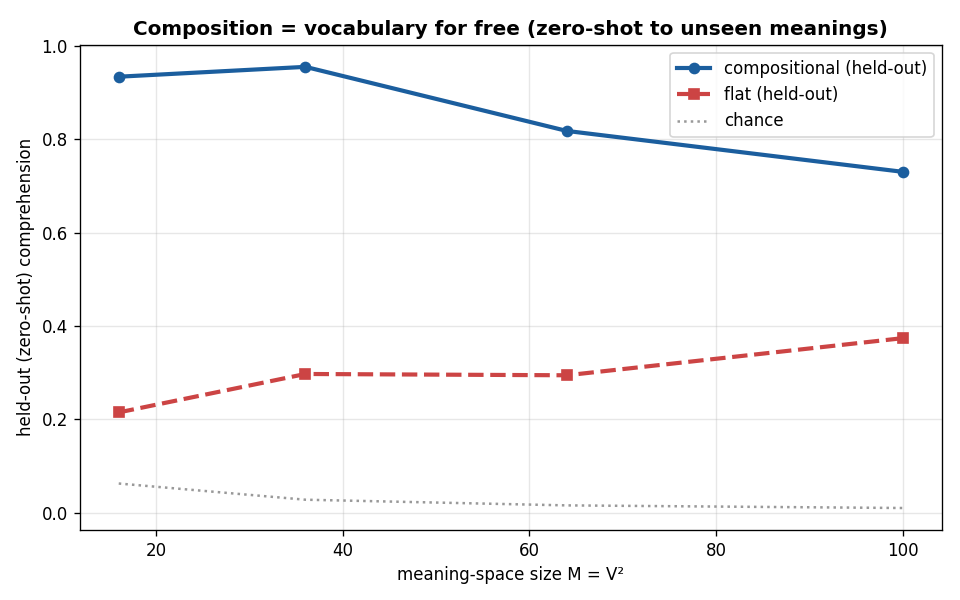

The Python source for this figure:
"""COMPOSITIONAL SCALING (#5) -- the compact-AND-decomposable representation: vocabulary for free.

Scaling synthesis: a flat lexicon needs O(M^2) to learn M meanings and can't generalize. The only rep
that is both compact and decomposable is COMPOSITION -- meanings built from a small shared set of parts.
Here meanings are COMPOSED: a meaning is (a, b) with a,b in [0,V), so M = V^2 meanings. A compositional
organism learns PER-SLOT machinery (two V x V associations, shared across all combinations); a flat
organism treats each (a,b) as an atomic symbol (M x M lookup, every combination independent).

The decisive scaling test = ZERO-SHOT: train on a SUBSET of combinations, measure comprehension on
HELD-OUT combinations never seen in training. Compositional should generalize (each slot value was
seen in *some* combo, so a new pairing is understood); flat cannot (an unseen meaning index is
untrained). And compositional params scale as O(V) per slot, not O(V^2) -- vocabulary for free.
Per-slot energy (conveying one attribute right partially helps); usage measured, never rewarded.
"""
import os, numpy as np
HERE = os.path.dirname(os.path.abspath(__file__))
P_NATIVE = 0.7
N = int(os.environ.get("CO_N", "48")); BUDGET = int(os.environ.get("CO_BUDGET", "1500"))
SEEDS = int(os.environ.get("CO_SEEDS", "3"))
VS = [int(x) for x in os.environ.get("CO_VS", "4,6,8,10").split(",")]
TRAIN_FRAC = 0.7

LOG = open(os.path.join(HERE, "compositional_scaling_results.txt"), "w")
def out(s): print(s, flush=True); LOG.write(s + "\n"); LOG.flush()
def ms(v): a = np.array(v, float); return f"{a.mean():.3f}+/-{a.std():.3f}"


def split(V, seed=0):
    rng = np.random.default_rng(1234 + seed)
    combos = np.array([(a, b) for a in range(V) for b in range(V)])
    perm = rng.permutation(len(combos)); ntr = int(TRAIN_FRAC * len(combos))
    return combos[perm[:ntr]], combos[perm[ntr:]]                 # seen, held-out


def breed(P, en, rng, mut=0.22):
    Ng = len(en); order = np.argsort(en); worst = order[:int(0.25 * Ng)]; top = order[Ng - max(2, Ng // 3):]
    for w in worst:
        pa, pb = (int(top[rng.integers(len(top))]) for _ in range(2))
        msk = rng.random(P[pa].shape) < 0.5
        P[w] = np.where(msk, P[pa], P[pb]) + rng.normal(0, mut * 0.6, P[pa].shape)


# ---- compositional organism: genome A (N,2,V,V); per-slot speak=row argmax, hear=col argmax ----
def comp_run(V, seed):
    seen, held = split(V, seed); rng = np.random.default_rng(seed); B = N * 16
    A = rng.normal(0, 0.3, (N, 2, V, V))
    for t in range(BUDGET):
        e0, e1 = A[:, 0].argmax(2), A[:, 1].argmax(2); h0, h1 = A[:, 0].argmax(1), A[:, 1].argmax(1)
        en = np.zeros(N); idx = rng.integers(len(seen), size=B); a = seen[idx, 0]; b = seen[idx, 1]
        sp = rng.integers(N, size=B); ls = rng.integers(N, size=B)
        nat = rng.random(B) < P_NATIVE; half = rng.random(B) < 0.5
        s0, s1 = e0[sp, a], e1[sp, b]
        rr = ~nat
        ok0 = (h0[ls, s0] == a) & rr; ok1 = (h1[ls, s1] == b) & rr
        np.add.at(en, sp[ok0], 1.0); np.add.at(en, ls[ok0], 1.0)
        np.add.at(en, sp[ok1], 1.0); np.add.at(en, ls[ok1], 1.0)
        nsp = nat & half                                          # native speaks identity -> resident hears
        n0 = (h0[ls, a] == a) & nsp; n1 = (h1[ls, b] == b) & nsp
        np.add.at(en, ls[n0], 1.0); np.add.at(en, ls[n1], 1.0)
        nrs = nat & ~half                                         # resident speaks -> native understands iff identity
        r0 = (e0[sp, a] == a) & nrs; r1 = (e1[sp, b] == b) & nrs
        np.add.at(en, sp[r0], 1.0); np.add.at(en, sp[r1], 1.0)
        breed(A, en, rng)
    return eval_comp(A, seen, held)


def eval_comp(A, seen, held, T=6000):
    N = len(A); e0, e1 = A[:, 0].argmax(2), A[:, 1].argmax(2); h0, h1 = A[:, 0].argmax(1), A[:, 1].argmax(1)
    def acc(combos):
        idx = np.random.default_rng(7).integers(len(combos), size=T); a = combos[idx, 0]; b = combos[idx, 1]
        sp = np.random.default_rng(8).integers(N, size=T); ls = np.random.default_rng(9).integers(N, size=T)
        a2 = h0[ls, e0[sp, a]]; b2 = h1[ls, e1[sp, b]]
        return float(np.mean((a2 == a) & (b2 == b)))             # FULL-meaning comprehension
    return acc(seen), acc(held)


# ---- flat organism: meaning is atomic index in [0,M); genome A (N,M,M) lookup ----
def flat_run(V, seed):
    seen, held = split(V, seed); M = V * V; rng = np.random.default_rng(seed); B = N * 16
    smu = seen[:, 0] * V + seen[:, 1]; hmu = held[:, 0] * V + held[:, 1]
    A = rng.normal(0, 0.3, (N, M, M))
    for t in range(BUDGET):
        emit = A.argmax(2); hear = A.argmax(1); en = np.zeros(N)
        mu = smu[rng.integers(len(smu), size=B)]; sp = rng.integers(N, size=B); ls = rng.integers(N, size=B)
        nat = rng.random(B) < P_NATIVE; half = rng.random(B) < 0.5
        rr = ~nat; s = emit[sp, mu]; ok = (hear[ls, s] == mu) & rr
        np.add.at(en, sp[ok], 1.0); np.add.at(en, ls[ok], 1.0)
        ok2 = (hear[ls, mu] == mu) & nat & half; np.add.at(en, ls[ok2], 1.0)
        ok3 = (emit[sp, mu] == mu) & nat & ~half; np.add.at(en, sp[ok3], 1.0)
        breed(A, en, rng)
    emit = A.argmax(2); hear = A.argmax(1)
    def acc(mus):
        idx = np.random.default_rng(7).integers(len(mus), size=T_); mu = mus[idx]
        sp = np.random.default_rng(8).integers(N, size=T_); ls = np.random.default_rng(9).integers(N, size=T_)
        return float(np.mean(hear[ls, emit[sp, mu]] == mu))
    T_ = 6000
    return acc(smu), acc(hmu)


if __name__ == "__main__":
    out(f"COMPOSITIONAL SCALING (#5): zero-shot to HELD-OUT combinations. pop {N}, budget {BUDGET}, "
        f"{SEEDS} seeds, train {int(TRAIN_FRAC*100)}% of V^2 combos")
    out(f"{'V':>4} {'M=V^2':>6} {'chance':>7} | {'COMPOSITIONAL seen/HELDOUT':>30} | {'FLAT seen/HELDOUT':>26}")
    out("=" * 86)
    res = {}
    for V in VS:
        cs = [comp_run(V, s) for s in range(SEEDS)]; fs = [flat_run(V, s) for s in range(SEEDS)]
        cse, che = np.mean([c[0] for c in cs]), np.mean([c[1] for c in cs])
        fse, fhe = np.mean([f[0] for f in fs]), np.mean([f[1] for f in fs])
        res[V] = (che, fhe)
        out(f"{V:>4} {V*V:>6} {1/(V*V):>7.3f} | {cse:>13.3f} /{che:>13.3f} | {fse:>12.3f} /{fhe:>11.3f}")
    out("=" * 86)
    out("READING: COMPOSITIONAL held-out >> chance and >> FLAT held-out => zero-shot generalisation:")
    out("the compositional rep understands meanings it never saw -> vocabulary scales for free.")
    for V in VS:
        out(f"  V={V}: compositional held-out {res[V][0]:.3f}  vs  flat held-out {res[V][1]:.3f}  "
            f"(chance {1/(V*V):.3f})")
    out("done"); LOG.close()

    import matplotlib; matplotlib.use("Agg"); import matplotlib.pyplot as plt
    M = [V * V for V in VS]
    plt.figure(figsize=(8, 5))
    plt.plot(M, [res[V][0] for V in VS], "o-", color="#1b5e9e", lw=2.5, label="compositional (held-out)")
    plt.plot(M, [res[V][1] for V in VS], "s--", color="#c44", lw=2.5, label="flat (held-out)")
    plt.plot(M, [1 / m for m in M], ":", color="#999", label="chance")
    plt.xlabel("meaning-space size M = V²"); plt.ylabel("held-out (zero-shot) comprehension")
    plt.title("Composition = vocabulary for free (zero-shot to unseen meanings)", weight="bold")
    plt.legend(); plt.grid(alpha=.3); plt.tight_layout()
    p = os.path.join(HERE, "compositional_scaling.png"); plt.savefig(p, dpi=120); print("saved", p)
